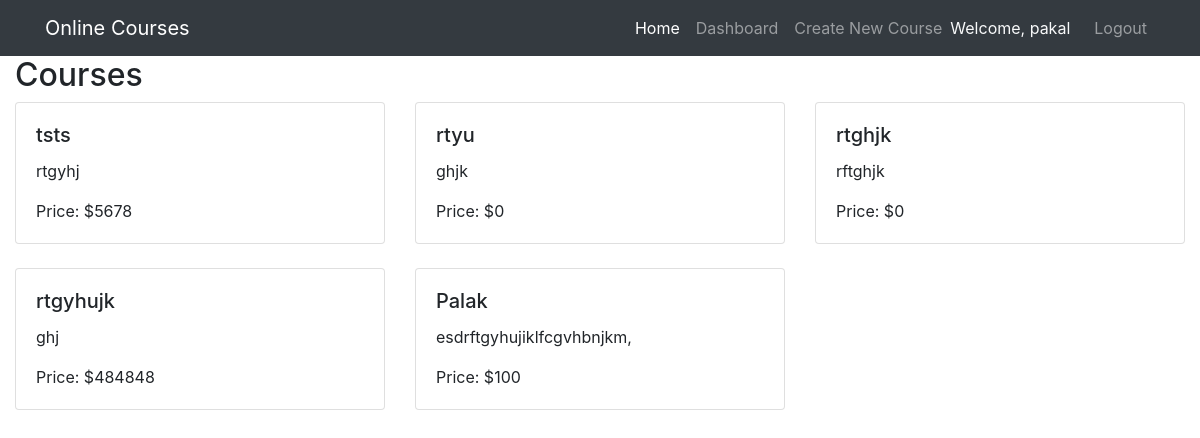
Screenshot of /admin/dashboard.php (signed in) with the database file from the repository.
### tables this page shows
CREATE TABLE `courses` (
  `id` int(10) NOT NULL,
  `title` varchar(50) NOT NULL,
  `description` text NOT NULL,
  `price` decimal(10,0) NOT NULL
);

### admin/dashboard.php (the view, shortened to what this page needs)
<?php
if (isset($_SESSION['admin_loggedin']) && $_SESSION['admin_loggedin'] === true) {
    $admin_username = $_SESSION['admin_username'];
} else {
    header("Location: login.php");
    exit;
}
require '../db.php';
$sql = "SELECT * FROM courses";
$result = $conn->query($sql);
?>
<!DOCTYPE html>
<html lang="en">
<head>
    <link rel="stylesheet" href="https://stackpath.bootstrapcdn.com/bootstrap/4.5.2/css/bootstrap.min.css">
</head>
<body>
    <header>
        <nav class="navbar navbar-expand-lg navbar-dark bg-dark">
            <div class="container">
                <a class="navbar-brand" href="#">Online Courses</a>
                <div class="collapse navbar-collapse" id="navbarNav">
                    <ul class="navbar-nav ml-auto">
                        <li class="nav-item active">
                            <a class="nav-link" href="#">Home</a>
                        </li>
                        <li class="nav-item">
                            <a class="nav-link" href="#">Dashboard</a>
                        </li>
                        <li class="nav-item">
                            <a class="nav-link" href="#" data-toggle="modal" data-target="#createCourseModal">Create New
                                Course</a>
                        </li>
                        <li class="nav-item">
                            <span class="navbar-text text-light mr-3">
                                Welcome, <?php echo $admin_username; ?>
                            </span>
                        </li>
                        <li class="nav-item">
                            <a class="nav-link" href="logout.php">Logout</a>
                        </li>
                    </ul>
                </div>
            </div>
        </nav>
    </header>
    <div class="container-fluid">
        <div class="row">
            <div class="col-md-12">
                <div id="mainContent">
                    <section id="coursesSection">
                        <h2>Courses</h2>
                        <div class="row">
                            <?php
                            if ($result->num_rows > 0) {
                                while ($row = $result->fetch_assoc()) {
                                    ?>
                                    <div class="col-md-4 mb-4">
                                        <div class="card">
                                            <div class="card-body">
                                                <h5 class="card-title"><?php echo $row["title"]; ?></h5>
                                                <p class="card-text"><?php echo $row["description"]; ?></p>
                                                <p class="card-text">Price: $<?php echo $row["price"]; ?></p>
                                            </div>
                                        </div>
                                    </div>
                                    <?php
                                }
                            } else {
                                echo "<p>No results found.</p>";
                            }
                            ?>
                        </div>
                    </section>
                </div>
            </div>
        </div>
    </div>
</body>
</html>

### rows the page displays
courses: title "tsts", description "rtgyhj", price "5678"
courses: title "rtyu", description "ghjk", price "0"
courses: title "rtghjk", description "rftghjk", price "0"
courses: title "rtgyhujk", description "ghj", price "484848"
courses: title "Palak", description "esdrftgyhujiklfcgvhbnjkm,", price "100"

### other values shown
$admin_username "pakal"
